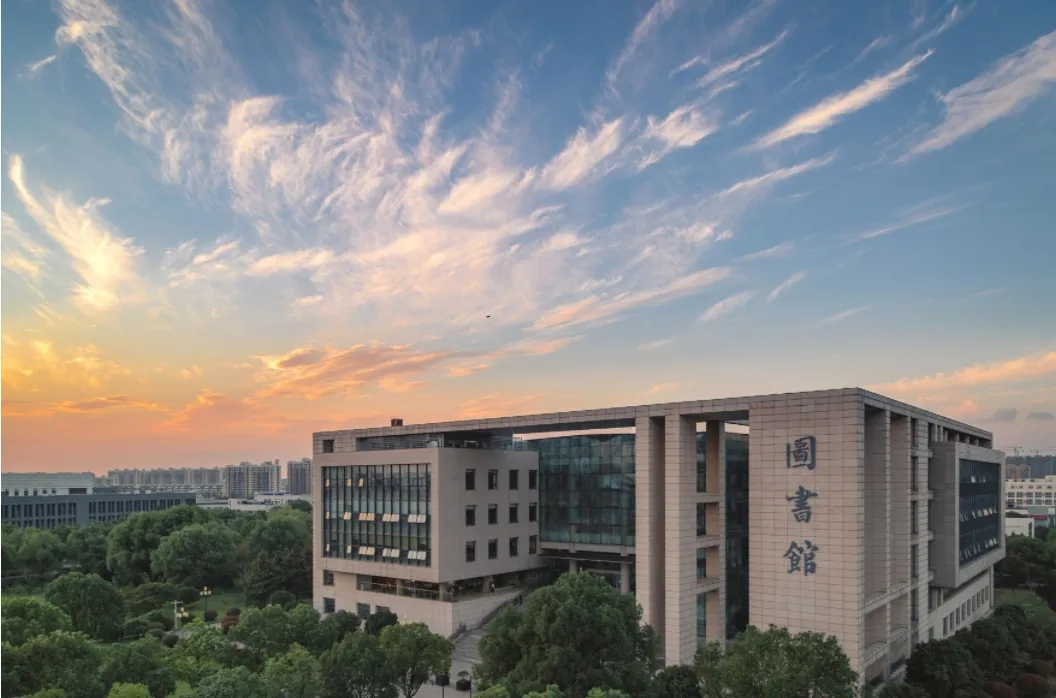
#> input picture rmd/.dose-build/blue/campus.jpg, 1056 x 698 px, found by its file name
$ python restyle.py
#> lines starting #> are read from the running program, lines starting #| are printed output that depends on the picture

from pathlib import Path
from PIL import Image,ImageOps
root=Path('.dose-build')
stage=root/'blue'
photo=ImageOps.fit(Image.open(stage/'campus.jpg').convert('RGB'),(1440,810),centering=(0.5,0.82))
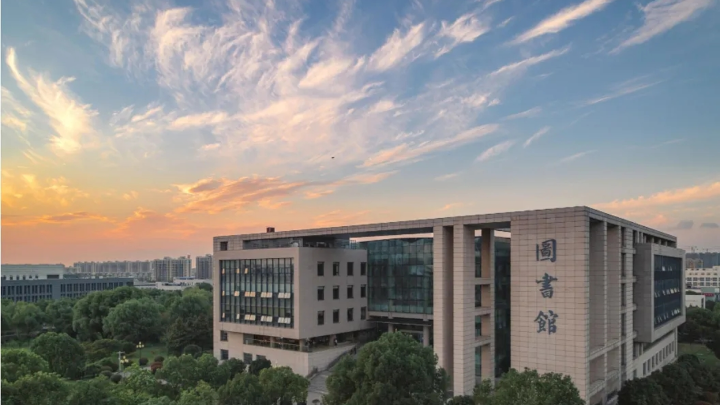
#> photo: PIL image 1440x810 RGB (shown at 1/2 size); mean R, G, B 136.5, 134.8, 132.2
photo=ImageOps.colorize(ImageOps.grayscale(photo),'#4d6284','#f1f5fb')
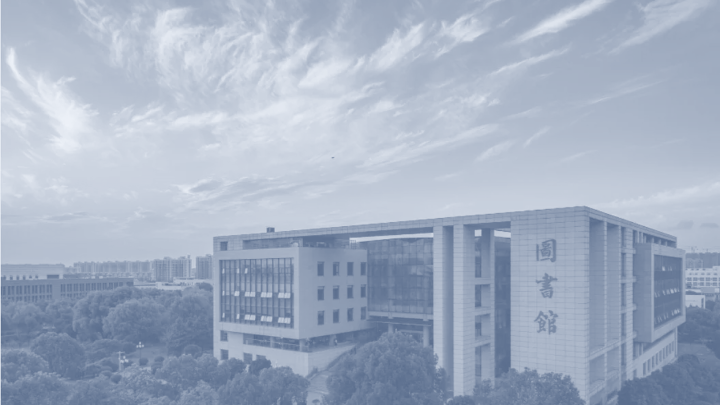
#> photo: PIL image 1440x810 RGB (shown at 1/2 size); mean R, G, B 163.3, 175.3, 194.5
for name,weight in [('campus-cover',0.17),('campus-body',0.085)]:
    Image.blend(Image.new('RGB',photo.size,'#f5f7fb'),photo,weight).save(stage/(name+'.png'))
#> this loop made 2 passes
#> pass 1, `Image.blend(Image.new('RGB',photo.size,'#f5f7fb'),photo,weight).save(s..`:
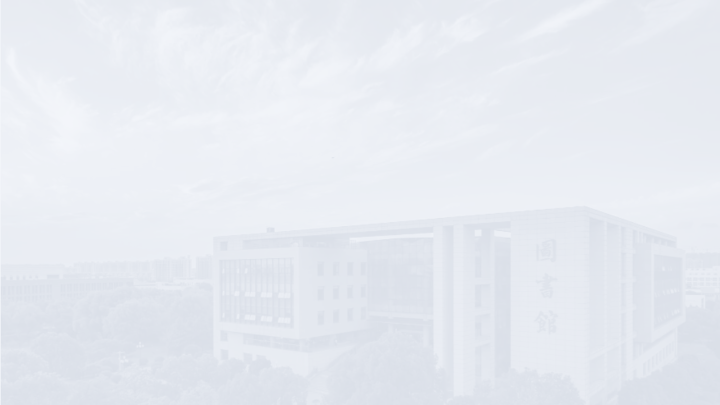
#> saved as campus-cover.png: PIL image 1440x810 RGB (shown at 1/2 size); mean R, G, B 230.6, 234.3, 240.9
#> (the run stopped early here; a loop or call above may not have finished)
